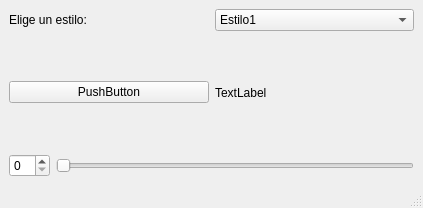
<?xml version="1.0" encoding="UTF-8"?>
<ui version="4.0">
 <class>MainWindow</class>
 <widget class="QMainWindow" name="MainWindow">
  <property name="geometry">
   <rect>
    <x>0</x>
    <y>0</y>
    <width>423</width>
    <height>208</height>
   </rect>
  </property>
  <property name="windowTitle">
   <string>MainWindow</string>
  </property>
  <widget class="QWidget" name="centralwidget">
   <layout class="QVBoxLayout" name="verticalLayout">
    <item>
     <layout class="QHBoxLayout" name="horizontalLayout_3">
      <item>
       <widget class="QLabel" name="label">
        <property name="text">
         <string>Elige un estilo:</string>
        </property>
       </widget>
      </item>
      <item>
       <widget class="QComboBox" name="comboBox">
        <item>
         <property name="text">
          <string>Estilo1</string>
         </property>
        </item>
        <item>
         <property name="text">
          <string>Estilo2</string>
         </property>
        </item>
        <item>
         <property name="text">
          <string>Estilo3</string>
         </property>
        </item>
       </widget>
      </item>
     </layout>
    </item>
    <item>
     <layout class="QHBoxLayout" name="horizontalLayout_2">
      <item>
       <widget class="QPushButton" name="pushButton">
        <property name="text">
         <string>PushButton</string>
        </property>
       </widget>
      </item>
      <item>
       <widget class="QLabel" name="label_2">
        <property name="text">
         <string>TextLabel</string>
        </property>
       </widget>
      </item>
     </layout>
    </item>
    <item>
     <layout class="QHBoxLayout" name="horizontalLayout">
      <item>
       <widget class="QSpinBox" name="spinBox"/>
      </item>
      <item>
       <widget class="QSlider" name="horizontalSlider">
        <property name="orientation">
         <enum>Qt::Orientation::Horizontal</enum>
        </property>
       </widget>
      </item>
     </layout>
    </item>
   </layout>
  </widget>
  <widget class="QMenuBar" name="menubar">
   <property name="geometry">
    <rect>
     <x>0</x>
     <y>0</y>
     <width>423</width>
     <height>33</height>
    </rect>
   </property>
  </widget>
  <widget class="QStatusBar" name="statusbar"/>
 </widget>
 <resources/>
 <connections/>
</ui>
